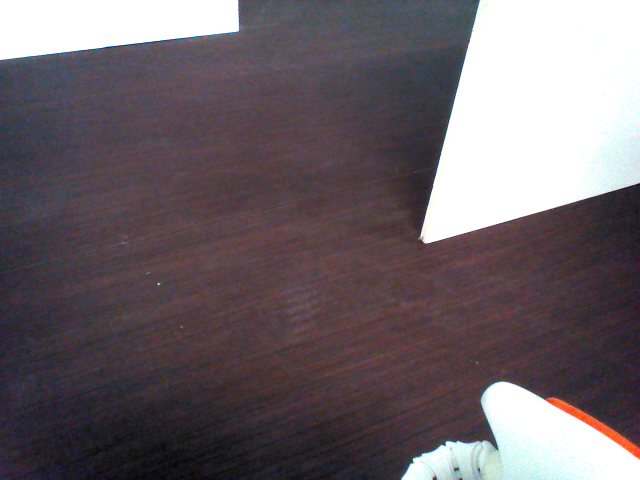
#> input picture Python/Imagen14.png, 640 x 480 px
$ python Houghmain.py   (Python 2 division)
#> lines starting #> are read from the running program, lines starting #| are printed output that depends on the picture
import numpy as np
import cv2


def main():
    """

    :rtype: object
    """
    print "Version de OpenCV"
    print cv2.__version__
    im = cv2.imread("Imagen14.png")
#> im is the input picture: shape (480, 640, 3); mean B, G, R 104.7, 99.3, 108.8
    cv2.imshow("Imgs",im)
    gray = cv2.cvtColor(im, cv2.COLOR_BGR2GRAY)
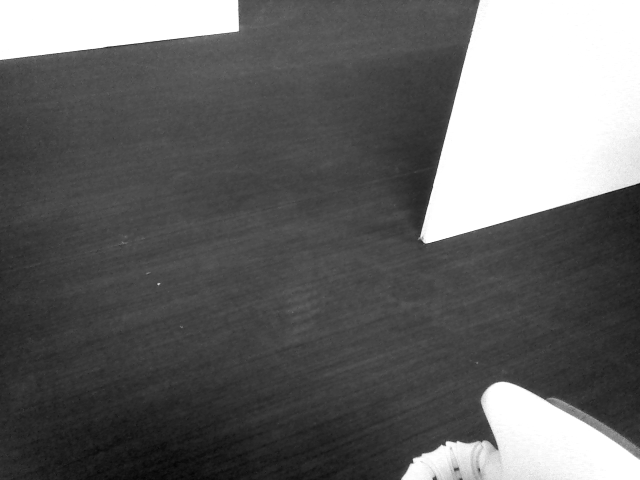
#> gray: shape (480, 640); min 3, max 255, mean 102.8
    edges = cv2.Canny(gray, 150, 200, apertureSize=3)
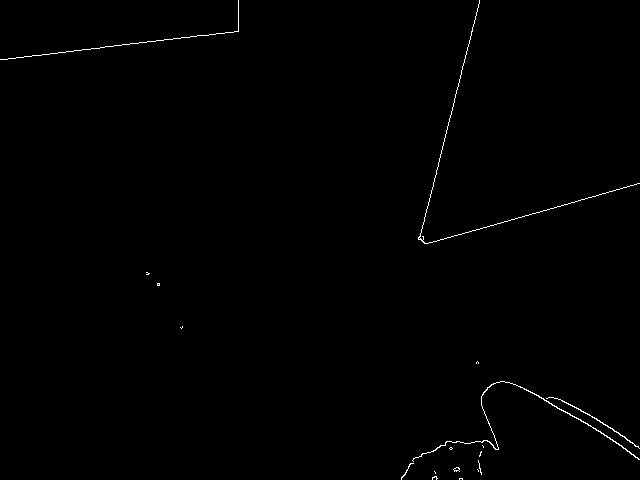
#> edges: shape (480, 640); 0.46% white in thin lines or dots
    lines = cv2.HoughLines(edges, 1, np.pi / 180, 200)
#> lines = None
    for rho, theta in lines[0]:
        a = np.cos(theta)
        b = np.sin(theta)
        x0 = a * rho
        y0 = b * rho
        x1 = int(x0 + 1000 * (-b))
        y1 = int(y0 + 1000 * (a))
        x2 = int(x0 - 1000 * (-b))
        y2 = int(y0 - 1000 * (a))
        cv2.line(im, (x1, y1), (x2, y2), (0, 0, 255), 2)
        pass
#> this loop made 0 passes

    cv2.imshow("Hough Lines", im)
    print lines[0]
    # cv2.imshow("Hough Lines Gray", gray)
    # cv2.imshow("Hough Lines Edges", edges)
    cv2.waitKey(0)
    cv2.destroyAllWindows()

    pass


if __name__ == '__main__':
#> (the run stopped early here; a loop or call above may not have finished)
